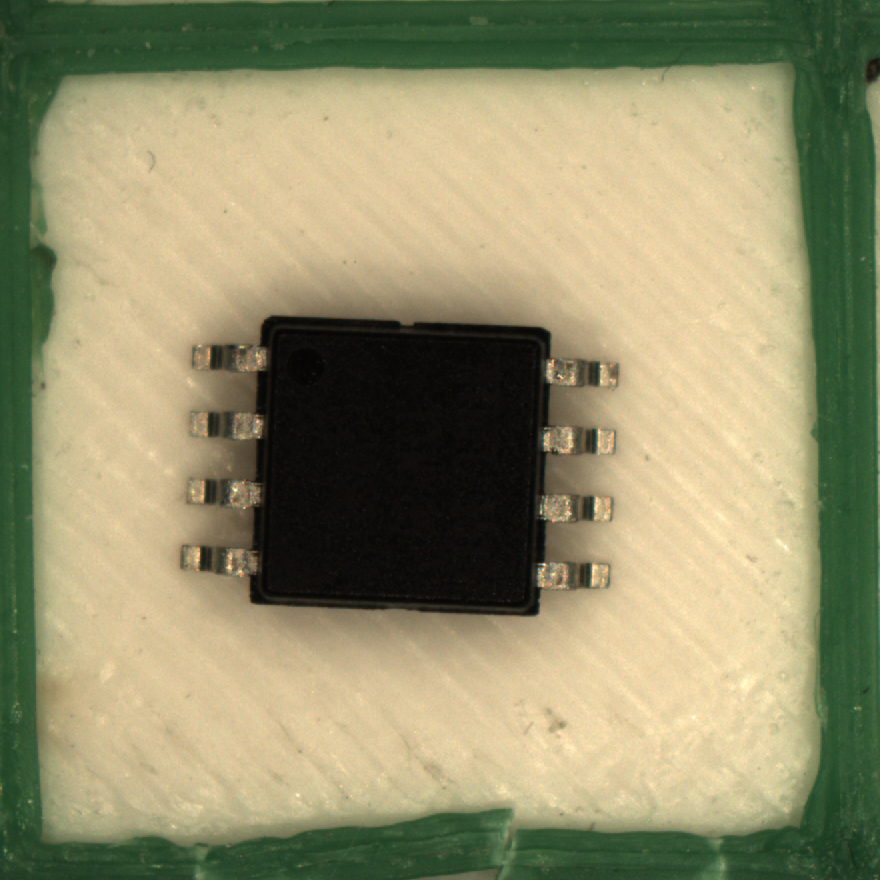
#> input picture utils/testimages/head_atmega_SO8_2.png, 880 x 880 px
$ python -i image_binarizer.py   (imports and definitions only)
#> lines starting #> are read from the running program, lines starting #| are printed output that depends on the picture
'''
Created on 05.12.2017

This is the testing ground to achieve a proper image binarization to apply computer vision on it lateron.

@author: Dennis Struhs
'''

import cv2
import numpy as np

class imageBinarizer:

    def __init__(self,image):
        self.img = image
        self.bin_img = None #The actual final Image
        self.kernel_size = 3
        self.iterations = 3
        self.contrastThresh = 140
        self.contrastAmount = 90.0
        self.delta = 5

    '''
    The main function that handles all the necessary
    operations to process the image into a usable state
    '''
    def processImage(self):
        self.bin_img = self.adjustContrast(self.img)
        self.bin_img = self.binarize_Image(self.bin_img)
        self.bin_img = self.invertImage(self.bin_img)
#         self.bin_img = self.dilateImage(self.iterations, self.bin_img)
#         self.bin_img = self.erodeImage(self.iterations+self.delta, self.bin_img)

    '''
    This function raises the brightness of the picture
    :param image: Input Image
    '''
    def adjustContrast(self,image):
        bigmask = cv2.compare(image,np.uint8([self.contrastThresh]),cv2.CMP_GE)
        smallmask = cv2.bitwise_not(bigmask)

        x = np.array([self.contrastAmount])
        big = cv2.add(image,x,mask = bigmask)
        small = cv2.subtract(image,x,mask = smallmask)
        res = cv2.add(big,small)
        return res

    '''
    This function handles the binarization of the Image
    in order to highlight the circuit parts
    :param image: Input Image
    '''
    def binarize_Image(self,image):
        # Otsu's thresholding after Gaussian filtering
        dst = np.zeros(shape=(5,5))
        norm = cv2.normalize(image,dst, alpha=0, beta=1, norm_type=cv2.NORM_MINMAX)
        blur = cv2.GaussianBlur(norm,(5,5),0)
        __,res = cv2.threshold(blur,0,255,cv2.THRESH_BINARY+cv2.THRESH_OTSU)
        return res

    '''
    Helper function to erode the image.
    :param iterations: The amount of iterations/times the erosion is applied to the image
    :param image: Input Image
    '''
    def erodeImage(self, iterations, image):
        kernel = cv2.getStructuringElement(cv2.MORPH_ELLIPSE,(self.kernel_size,self.kernel_size))
        return cv2.erode(image,kernel,iterations = iterations)

    '''
    Helper function to dilate the image.
    :param iterations: The amount of iterations/times the dilation is applied to the image
    :param image: Input Image
    '''
    def dilateImage(self, iterations, image):
        kernel = cv2.getStructuringElement(cv2.MORPH_ELLIPSE,(self.kernel_size,self.kernel_size))
        return cv2.dilate(image,kernel,iterations = iterations)

    '''
    Helper function to invert black<->white colors.
    '''
    def invertImage(self,image):
        return cv2.bitwise_not(image)

    #TODO: Remove the save function when embedding it into OctoPNP
    '''
    Helper function to save the image
    :param name: Specifies the name of the file as a String.
    :param suffix: Specifies the file extension of the newly saved file.
    '''
    def saveImage( self, name, suffix ):
        cv2.imwrite( name + suffix, self.bin_img )

    '''
    This function returns the final result image.
    '''
    def getResultImage(self):
        return self.bin_img;


# Image = imageBinarizer(cv2.imread('Komplette_Drucke/result_battery_cube_2017-11-28/Layer_7.png',0))
# Image.processImage()
# Image.saveImage('binary_Layer7', '.png')

>>> import cv2
>>> picture = cv2.imread('../utils/testimages/head_atmega_SO8_2.png')
#> picture is the input picture: shape (880, 880, 3); mean B, G, R 107.2, 142.4, 146
>>> result = imageBinarizer(picture).processImage()
#> in adjustContrast, `bigmask = cv2.compare(image,np.uint8([self.contrastThresh]),cv2.CMP_GE)`:
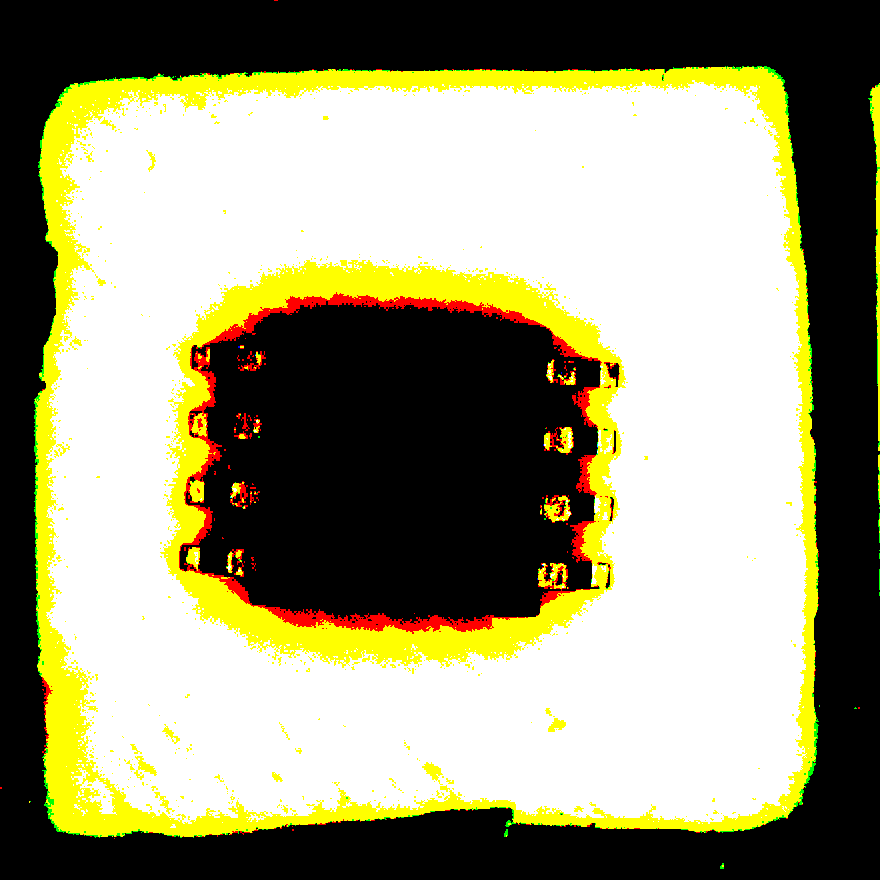
#> bigmask: shape (880, 880, 3); mean B, G, R 120.1, 151.5, 154.1
#> in adjustContrast, `smallmask = cv2.bitwise_not(bigmask)`:
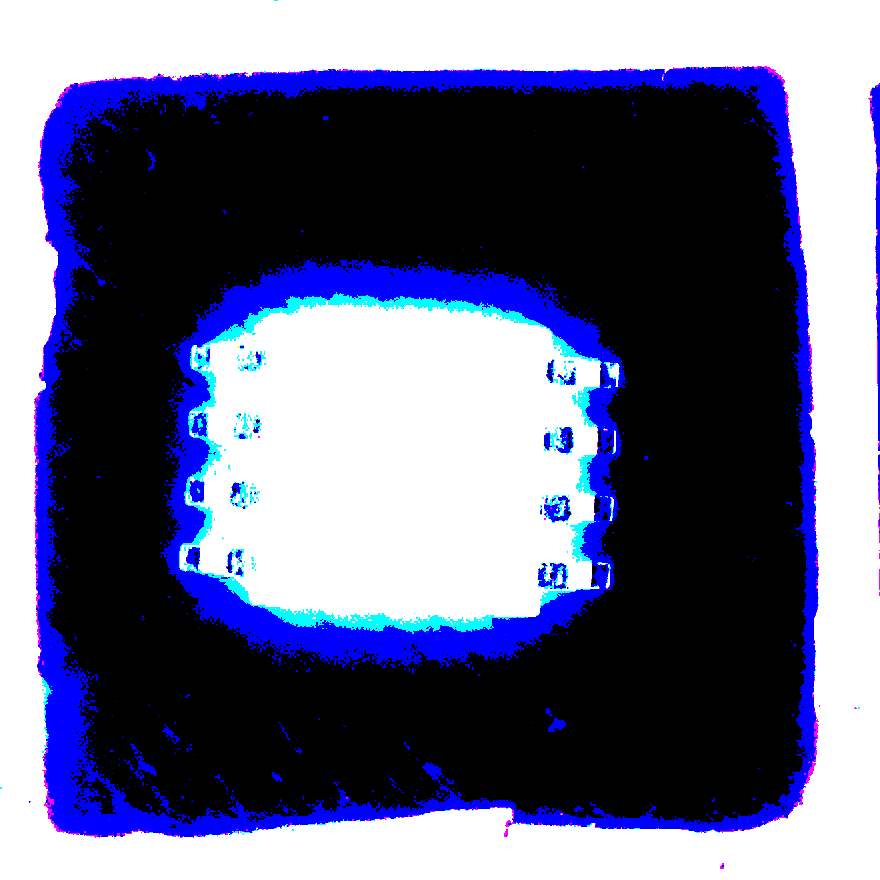
#> smallmask: shape (880, 880, 3); mean B, G, R 134.9, 103.5, 100.9
#> (the run stopped early here; a loop or call above may not have finished)
